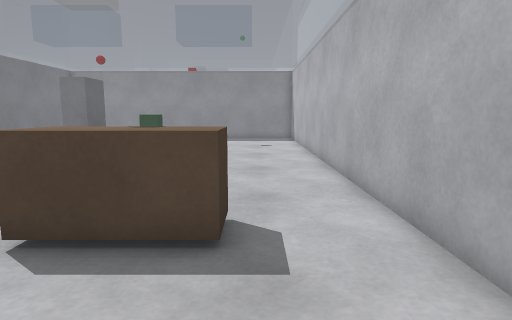
[1] (above)

23 first-person views from a walk through a Gazebo world. The camera is 0.94 m above the floor, tilts 8° down and sees 75° across. Floor lines are 1 m apart. The floor is counted in squares, 0.5 m on a side. Each view is taken from the middle of a square. On the plan, view 1 faces up. The plan holds only what a view shows up to about 17 squares ahead; the rest is blank. The place goes on beyond the plan.

[2]
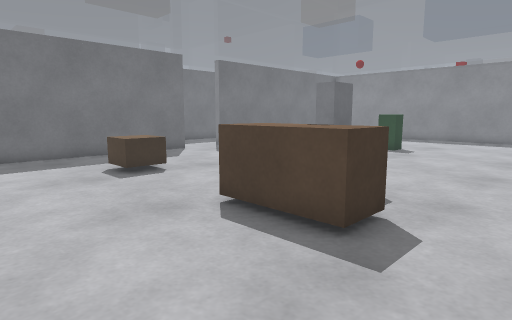

[3]
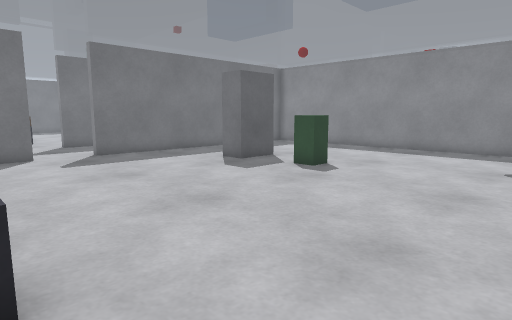

[4]
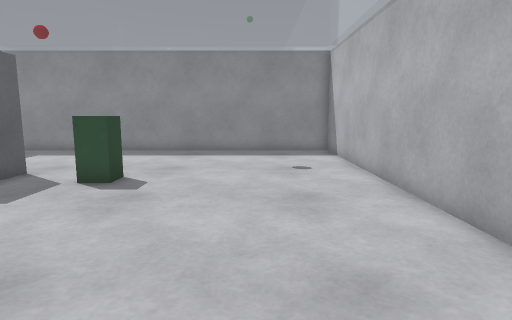

[5]
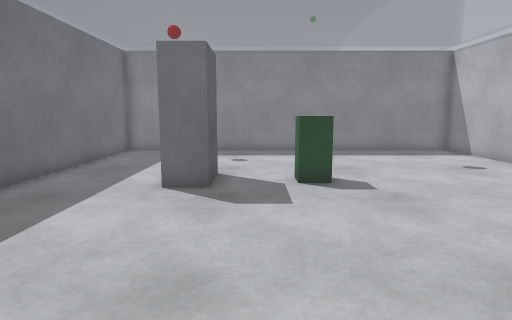

[6]
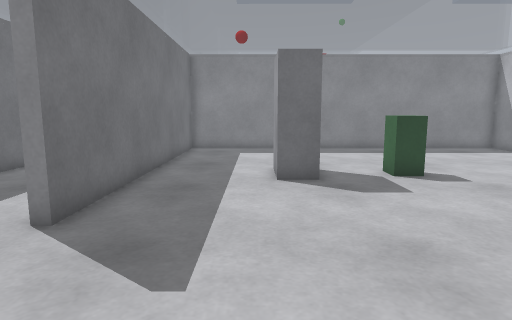

[7]
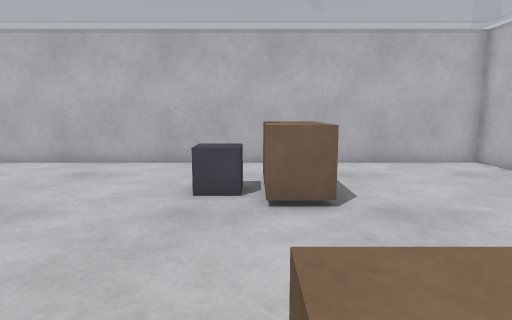

[8]
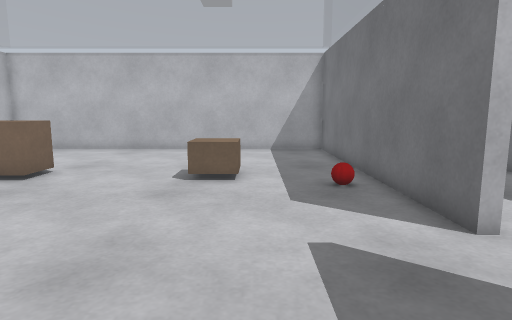

[9]
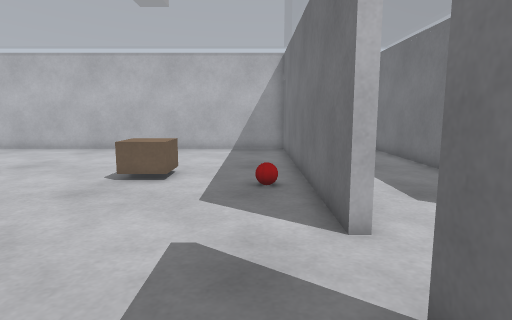

[10]
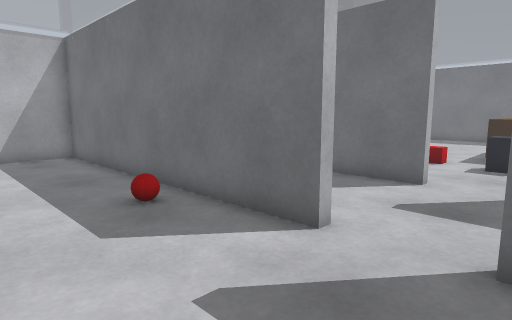

[11]
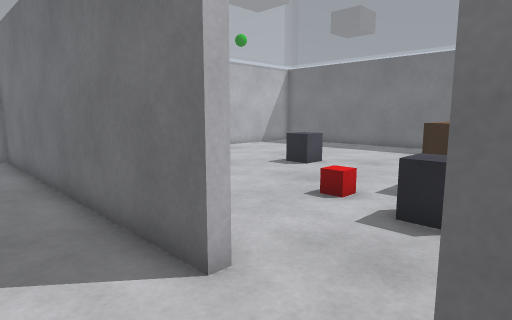

[12]
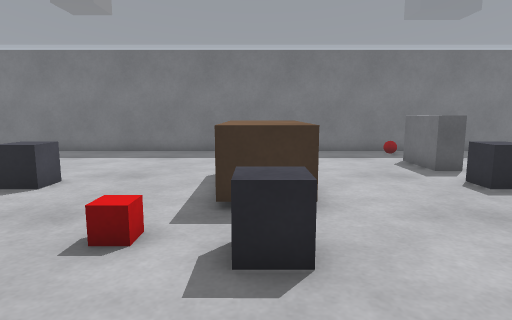

[13]
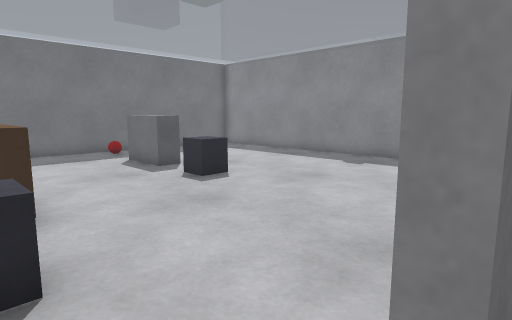

[14]
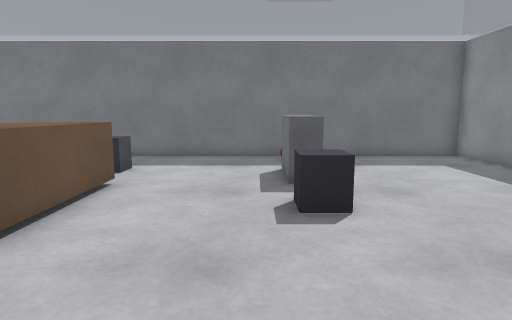

[15]
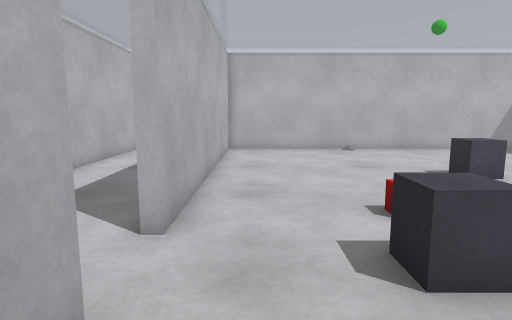

[16]
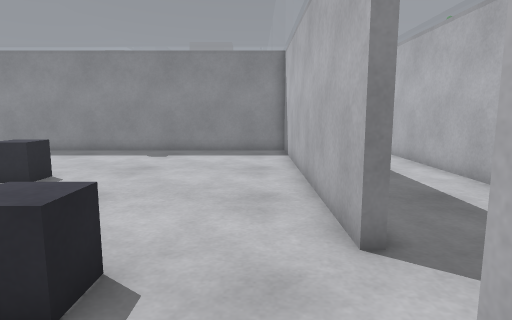

[17]
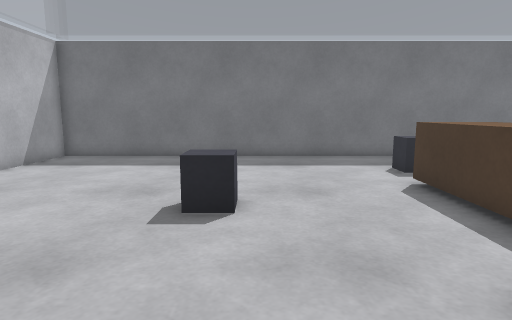

[18]
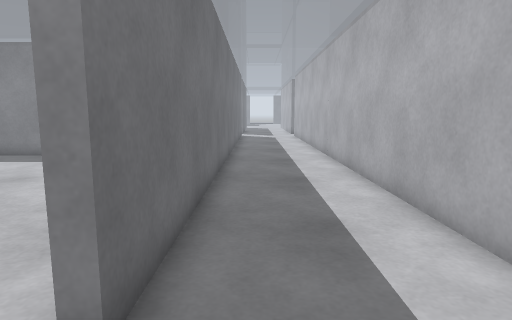

[19]
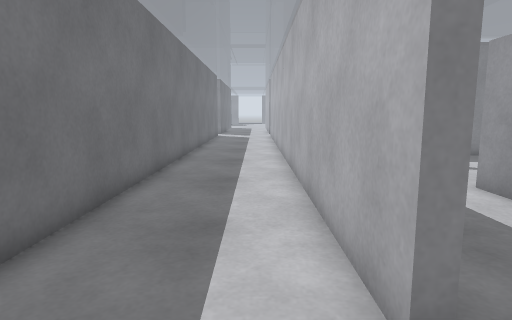

[20]
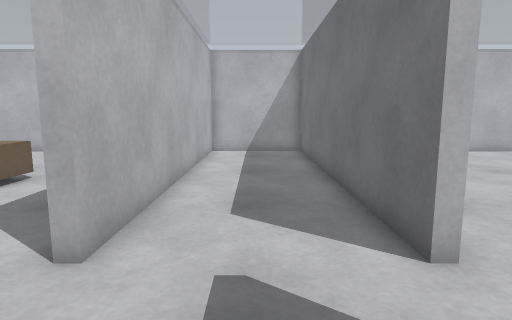

[21]
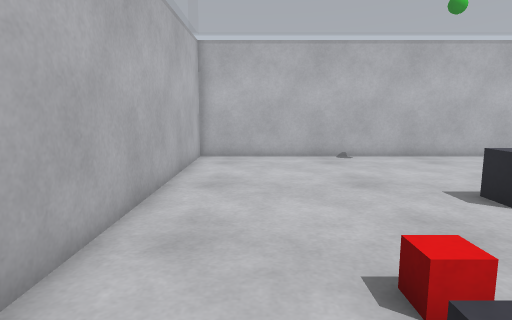

[22]
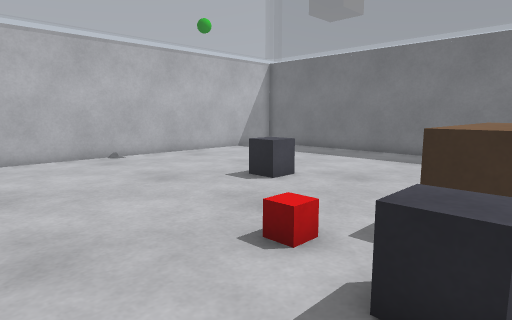

[23]
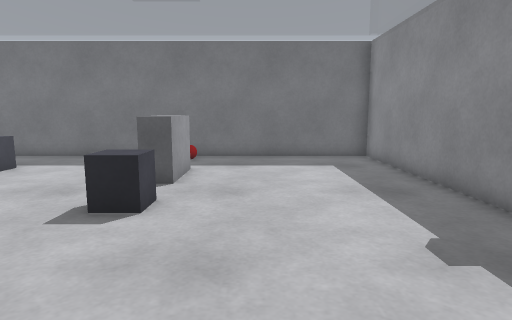

### Floor plan
Points are (right, up) in squares from view 1. A wall is a line through its corners. A room is listed if a view was taken in it or the views show most of it. See-through windows are left out.
Room 1 (views 1, 2, 3, 4, 5, 6, 7, 8, 9, 10)
walls: (-13.4, 10) (-13.4, -2.5) (-11, -2.5); (-5.5, -2.5) (-3.4, -2.5); (0.9, -2.5) (2.6, -2.5) (2.6, 24.9) (-13.4, 24.9) (-13.4, 12.4)
ways out: opening at (-13.5, 11.5) to room 2
objects: red ball (-12, 6) to (-12, 7); brown box (-9, 4) to (-8, 6); grey box (-9, 16) to (-8, 18); green box (-6, 17) to (-5, 18); brown box (-3, 4) to (0, 6); grey box (-3, 6) to (-1, 7)
Room 2 (views 11, 12, 13, 18, 19, 20, 22)
walls: (-13.4, 12.4) (-13.8, 12.4) (-13.8, 26.5); (-18.6, 10) (-18.2, 10) (-18.2, -2.6) (-13.8, -2.6) (-13.8, 10) (-13.4, 10); (-18.2, 26.5) (-18.2, 12.4) (-18.6, 12.4)
ways out: opening at (-13.5, 11.5) to room 1; opening at (-18.5, 11.5) to room 3
Room 3 (views 14, 15, 16, 17, 21, 23)
walls: (-18.6, 12.4) (-18.6, 24.9) (-34.6, 24.9) (-34.6, -2.5) (-18.6, -2.5) (-18.6, 10)
ways out: opening at (-18.5, 11.5) to room 2
objects: red ball (-34, 17) to (-33, 17); grey box (-31, 11) to (-30, 12); grey box (-31, 17) to (-29, 18); brown box (-29, 10) to (-24, 12); grey box (-27, 5) to (-26, 6); grey box (-27, 17) to (-26, 18); red box (-23, 9); grey box (-23, 11) to (-22, 12)

Positions as (right, up) in squares from view 1, and headings:
1: (0, 0), facing up
2: (2, 0), facing up-left
3: (2, 7), facing up-left
4: (-1, 8), facing up
5: (-7, 8), facing up
6: (-10, 7), facing up
7: (-10, 6), facing right
8: (-10, 15), facing down
9: (-12, 15), facing down
10: (-9, 13), facing down-left
11: (-16, 13), facing down-left
12: (-18, 11), facing left
13: (-18, 11), facing up-left
14: (-20, 16), facing left
15: (-20, 15), facing down
16: (-20, 8), facing up
17: (-20, 6), facing left
18: (-17, 10), facing up
19: (-15, 10), facing up
20: (-16, 14), facing down
21: (-21, 12), facing down
22: (-19, 12), facing down-left
23: (-20, 20), facing left
